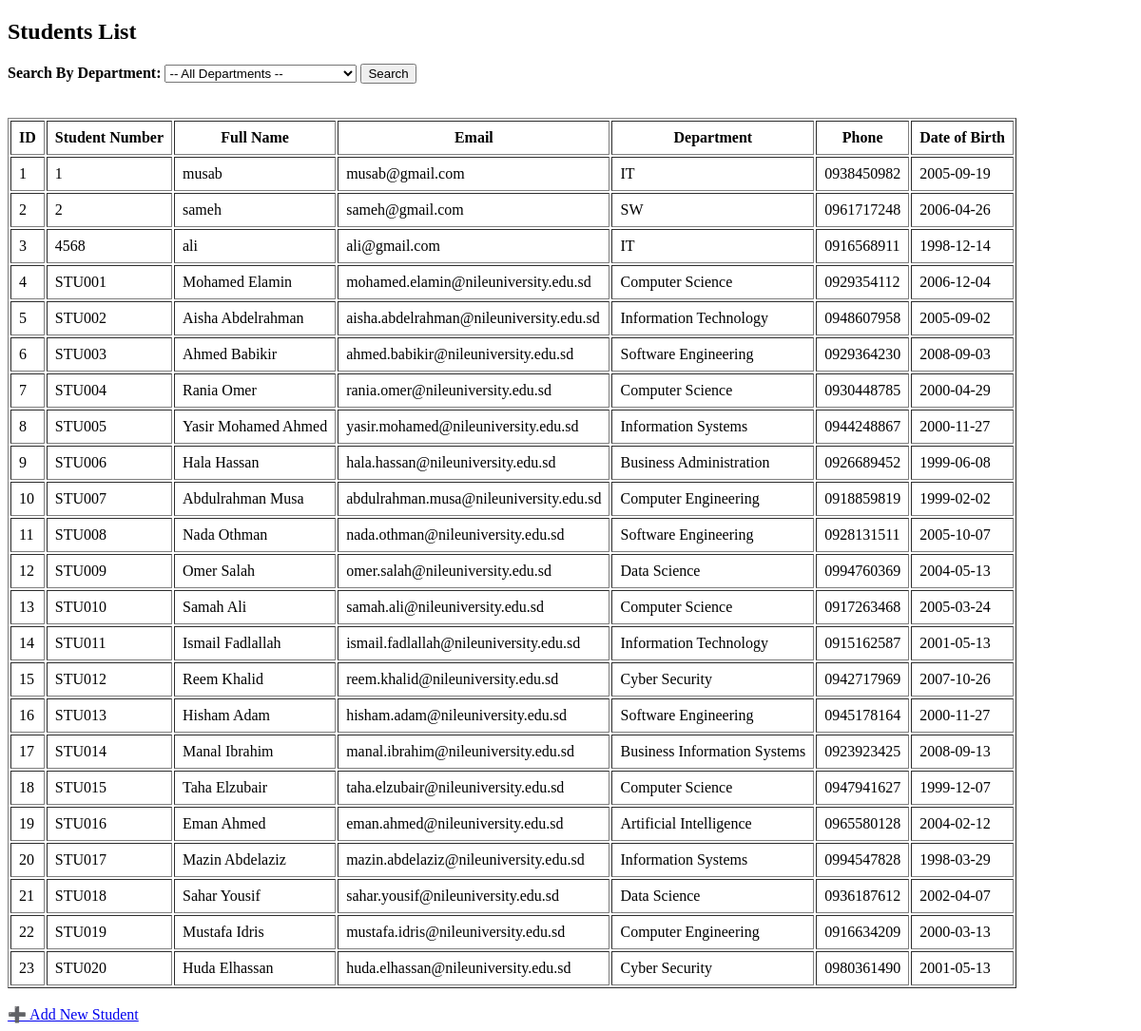
Page /filter_students.php on the earlier database version.
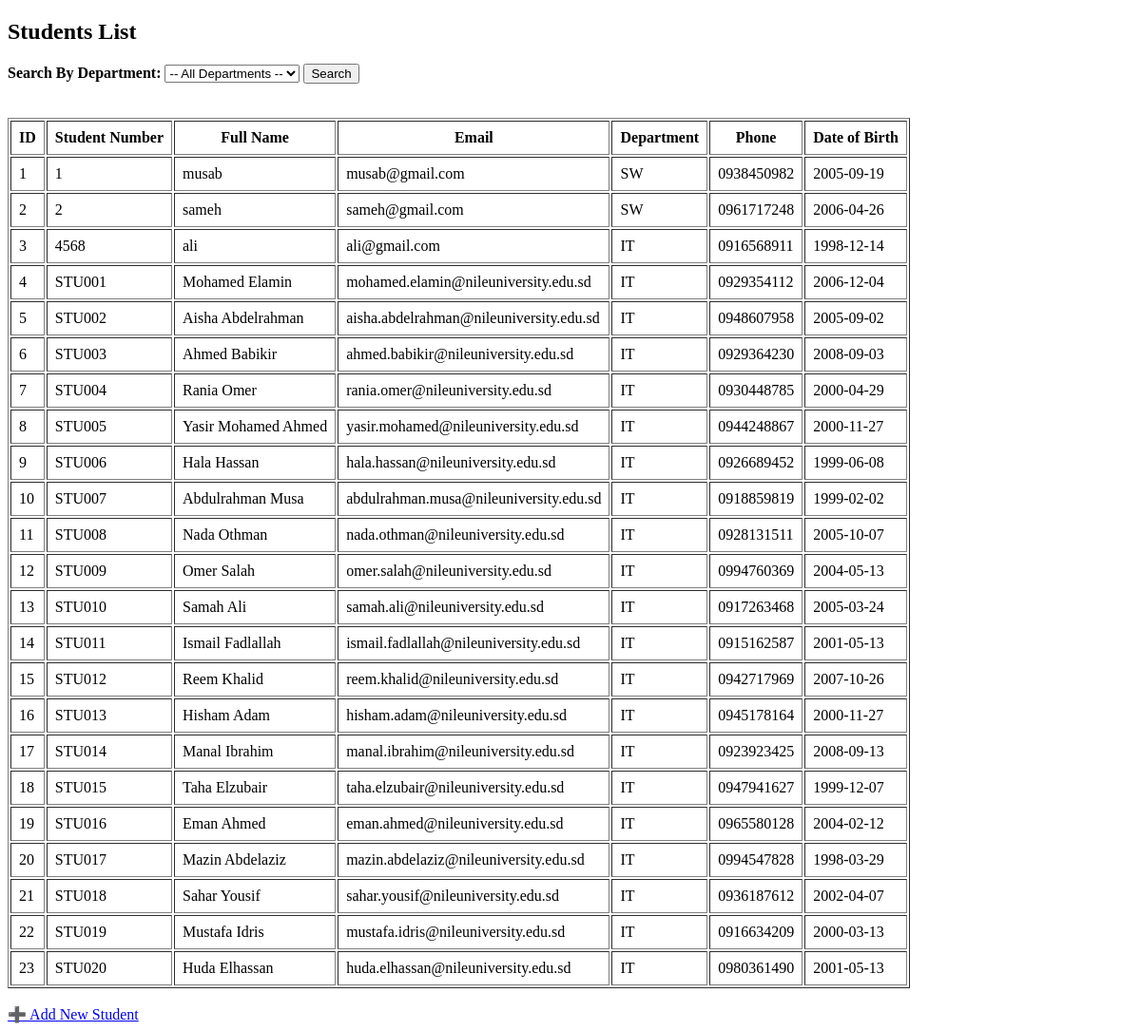
Same page on the later database version.
### tables this page shows
CREATE TABLE `students` (
  `id` int(11) NOT NULL,
  `student_number` varchar(20) DEFAULT NULL,
  `full_name` varchar(100) DEFAULT NULL,
  `email` varchar(100) DEFAULT NULL,
  `department` varchar(100) DEFAULT NULL,
  `phone` varchar(20) DEFAULT NULL,
  `birth_date` date DEFAULT NULL
);

### filter_students.php (the view, shortened to what this page needs)
<?php
include "db_connection.php";
$sql = "SELECT * FROM students";
$result = mysqli_query($conn, $sql);
?>
<!DOCTYPE html>
<html>
<head>
</head>
<body>
<h2>Students List</h2>
<form method="GET">
    <label><strong>Search By Department:</strong></label>
    <select name="department">
        <option value="">-- All Departments --</option>
    </select>
    <button type="submit">Search</button>
</form>
<br><br>
<table border="1" cellpadding="8">
    <tr>
        <th>ID</th>
        <th>Student Number</th>
        <th>Full Name</th>
        <th>Email</th>
        <th>Department</th>
        <th>Phone</th>
        <th>Date of Birth</th>
    </tr>
    <?php while ($student = mysqli_fetch_assoc($result)) { ?>
    <tr>
        <td><?php echo $student['id']; ?></td>
        <td><?php echo $student['student_number']; ?></td>
        <td><?php echo $student['full_name']; ?></td>
        <td><?php echo $student['email']; ?></td>
        <td><?php echo $student['department']; ?></td>
        <td><?php echo $student['phone']; ?></td>
        <td><?php echo $student['birth_date']; ?></td>
    </tr>
    <?php } ?>
</table>
<br>
<a href="index.html">➕ Add New Student</a>
</body>
</html>

Differences in the rows shown:
changed students "musab": department "IT" → "SW"
changed students "STU001": department "Computer Science" → "IT"
changed students "STU002": department "Information Technology" → "IT"
changed students "STU003": department "Software Engineering" → "IT"
changed students "STU004": department "Computer Science" → "IT"
changed students "STU005": department "Information Systems" → "IT"
changed students "STU006": department "Business Administration" → "IT"
changed students "STU007": department "Computer Engineering" → "IT"
changed students "STU008": department "Software Engineering" → "IT"
changed students "STU009": department "Data Science" → "IT"
changed students "STU010": department "Computer Science" → "IT"
changed students "STU011": department "Information Technology" → "IT"
changed students "STU012": department "Cyber Security" → "IT"
changed students "STU013": department "Software Engineering" → "IT"
changed students "STU014": department "Business Information Systems" → "IT"
changed students "STU015": department "Computer Science" → "IT"
changed students "STU016": department "Artificial Intelligence" → "IT"
changed students "STU017": department "Information Systems" → "IT"
changed students "STU018": department "Data Science" → "IT"
changed students "STU019": department "Computer Engineering" → "IT"
changed students "STU020": department "Cyber Security" → "IT"
